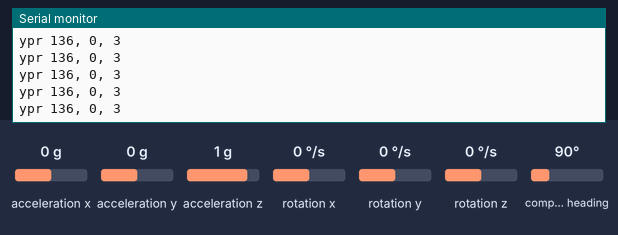
This sketch was run on a simulated Arduino Nano 33 BLE. Parts: the last lines printed to the serial monitor. The inputs (shaded band) are chosen by the test bench; at power-on: acceleration x 0 g, acceleration y 0 g, acceleration z 1 g, compass heading 90°, rotation x 0 °/s, rotation y 0 °/s, rotation z 0 °/s.

Above: at 1.2 s.
1.3 s: acceleration x set to -1.4 g
At 2.2 s:
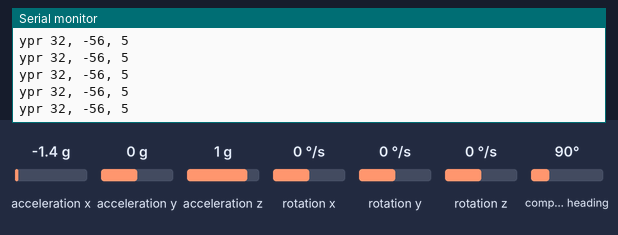
2.8 s: acceleration y set to 0.8 g
At 3.9 s:
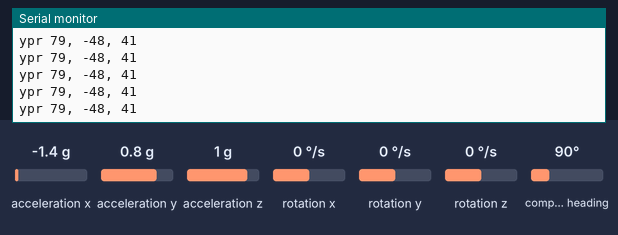
5.8 s: acceleration z set to -1.4 g
At 6.8 s:
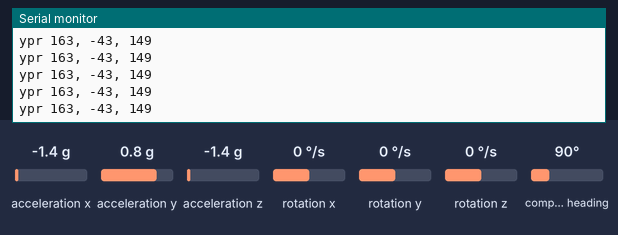
7.3 s: compass heading set to 7°
At 8.0 s:
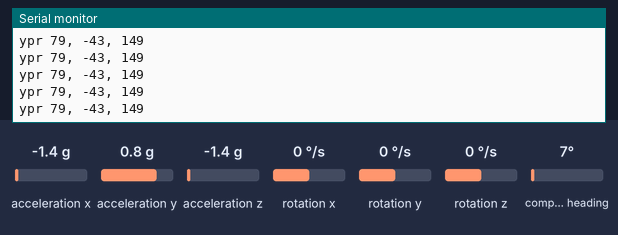
Timing chart, 0 to 9.6 s (numbered marks = the images above; inputs shaded):
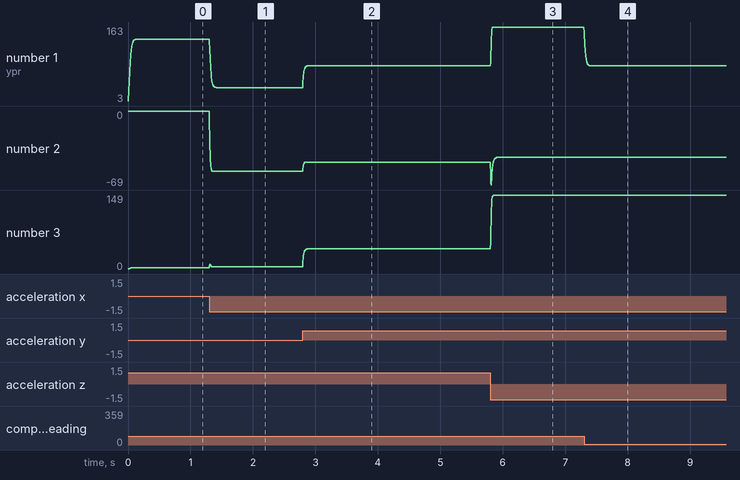

Measured:
- after the input at 1.3 s, the serial monitor: prints a new line at once (image 1)
- after the input at 2.8 s, the serial monitor: prints a new line at once (image 2)
- after the input at 5.8 s, the serial monitor: prints a new line at once (image 3)
- after the input at 7.3 s, the serial monitor: prints a new line at once (image 4)
- plotted number 1: 136 → 32 after the input at 1.3 s, 32 → 79 after the input at 2.8 s, 79 → 163 after the input at 5.8 s
- plotted number 2: 0 → -56 after the input at 1.3 s, -56 → -48 after the input at 2.8 s, -48 → -43 after the input at 5.8 s
- plotted number 3: 3 → 5 after the input at 1.3 s, 41 → 149 after the input at 5.8 s

The sketch:

ahrs.ino
```cpp
// New UW Mahony AHRS for the LSM9DS1  S.J. Remington 3/2021
// Requires the Arduino_LSM9DS1 library
// Standard sensor orientation X North (yaw=0), Y West, Z up
// NOTE: Sensor X axis is remapped to the opposite direction of the "X arrow" on the Adafruit sensor breakout!

// New Mahony filter error scheme uses Up (accel Z axis) and West (= Acc X Mag) as the orientation reference vectors
// heavily modified from http://www.x-io.co.uk/open-source-imu-and-ahrs-algorithms/
// Both the accelerometer and magnetometer MUST be properly calibrated for this program to work.
// Follow the procedure described in http://sailboatinstruments.blogspot.com/2011/08/improved-magnetometer-calibration.html
// or in more detail, the tutorial https://thecavepearlproject.org/2015/05/22/calibrating-any-compass-or-accelerometer-for-arduino/
//
// To collect data for calibration, use the companion program LSM9DS1_cal_data
//
/*
  Adafruit 3V or 5V board
  Hardware setup: This library supports communicating with the
  LSM9DS1 over either I2C or SPI. This example demonstrates how
  to use I2C. The pin-out is as follows:
  LSM9DS1 --------- Arduino
   SCL ---------- SCL (A5 on older 'Duinos')
   SDA ---------- SDA (A4 on older 'Duinos')
   VIN ------------- 5V
   GND ------------- GND

   CSG, CSXM, SDOG, and SDOXM should all be pulled high.
   pullups on the ADAFRUIT breakout board do this.
*/
// The SFE_LSM9DS1 library requires both Wire and SPI be
// included BEFORE including the 9DS1 library.

//////////////////////////
// LSM9DS1 Library Init //
//////////////////////////
// default settings gyro  245 d/s, accel = 2g, mag = 4G

// VERY IMPORTANT!
//These are the previously determined offsets and scale factors for accelerometer and magnetometer, using MPU9250_cal and Magneto
//The filter will produce meaningless results if these data are not correct

#include <Arduino_LSM9DS1.h>

float ax, ay, az;
float gx, gy, gz;
float mx, my, mz;

//Gyro scale 245 dps convert to radians/sec and offsets
float Gscale = (M_PI / 180.0) * 0.00875; //245 dps scale sensitivity = 8.75 mdps/LSB
float G_offset[3] = {0, 0, 0.05};

//Accel scale 1.0 to normalize
float A_B[3]
{ 0.0049 , -0.04 ,-0.002};

float A_Ainv[3][3]
{ {  1.04036, -0.01699,  0.01123},
  { -0.01699,  0.96608,  0.01616},
  {  0.01123,  0.01616,  0.97912}
};

//Mag scale 51.0 to normalize
float M_B[3]
{  15.97,   28.38,    2.82};

float M_Ainv[3][3]
{ {  1.38541,  0.02445,  0.01669},
  {  0.02445,  1.40471, -0.00056},
  {  0.01669, -0.00056,  1.46882}
};

// local magnetic declination in degrees
float declination = +4.44;

// These are the free parameters in the Mahony filter and fusion scheme,
// Kp for proportional feedback, Ki for integral
// Kp is not yet optimized. Ki is not used.
#define Kp 50.0
#define Ki 0.0

unsigned long now = 0, last = 0; //micros() timers for AHRS loop
float deltat = 0;  //loop time in seconds

#define PRINT_SPEED 300 // ms between angle prints
unsigned long lastPrint = 0; // Keep track of print time

// Vector to hold quaternion
static float q[4] = {1.0, 0.0, 0.0, 0.0};
static float yaw, pitch, roll; //Euler angle output


void setup()
{
  Serial.begin(115200);
  while (!Serial); //wait for connection
  Serial.println();
  Serial.println("LSM9DS1 AHRS starting");

  if (!IMU.begin()) // with no arguments, this uses default addresses (AG:0x6B, M:0x1E) and i2c port (Wire).
  {
    Serial.println(F("LSM9DS1 not detected"));
    while (1);
  }
}

void loop()
{
  static float Gxyz[3], Axyz[3], Mxyz[3]; //centered and scaled gyro/accel/mag data

  // Update the sensor values whenever new data is available
  if ( IMU.accelerationAvailable() && IMU.magneticFieldAvailable() && IMU.gyroscopeAvailable()) {
    IMU.readAcceleration(ax, ay, az);
    IMU.readMagneticField(mx, my, mz);
    IMU.readGyroscope(gx, gy, gz);
  }
    get_scaled_IMU(Gxyz, Axyz, Mxyz);

    // correct accel/gyro handedness
    // Note: the illustration in the LSM9DS1 data sheet implies that the magnetometer
    // X and Y axes are rotated with respect to the accel/gyro X and Y, but this is not case.

    Axyz[0] = -Axyz[0]; //fix accel/gyro handedness
    Gxyz[0] = -Gxyz[0]; //must be done after offsets & scales applied to raw data

    now = micros();
    deltat = (now - last) * 1.0e-6; //seconds since last update
    last = now;

    MahonyQuaternionUpdate(Axyz[0], Axyz[1], Axyz[2], Gxyz[0], Gxyz[1], Gxyz[2],
                           Mxyz[0], Mxyz[1], Mxyz[2], deltat);

      // Define Tait-Bryan angles, strictly valid only for approximately level movement
      // Standard sensor orientation : X magnetic North, Y West, Z Up (NWU)
      // this code corrects for magnetic declination.
      // Pitch is angle between sensor x-axis and Earth ground plane, toward the
      // Earth is positive, up toward the sky is negative. Roll is angle between
      // sensor y-axis and Earth ground plane, y-axis up is positive roll.
      // Tait-Bryan angles as well as Euler angles are
      // non-commutative; that is, the get the correct orientation the rotations
      // must be applied in the correct order.
      //
      // http://en.wikipedia.org/wiki/Conversion_between_quaternions_and_Euler_angles
      // which has additional links.

      // WARNING: This angular conversion is for DEMONSTRATION PURPOSES ONLY. It WILL
      // MALFUNCTION for certain combinations of angles! See https://en.wikipedia.org/wiki/Gimbal_lock
      roll  = atan2((q[0] * q[1] + q[2] * q[3]), 0.5 - (q[1] * q[1] + q[2] * q[2]));
      pitch = asin(2.0 * (q[0] * q[2] - q[1] * q[3]));
      yaw   = atan2((q[1] * q[2] + q[0] * q[3]), 0.5 - ( q[2] * q[2] + q[3] * q[3]));
      // to degrees
      yaw   *= 180.0 / PI;
      pitch *= 180.0 / PI;
      roll *= 180.0 / PI;

      // http://www.ngdc.noaa.gov/geomag-web/#declination
      //conventional nav, yaw increases CW from North, corrected for local magnetic declination

      yaw = -(yaw + declination);

      //if (yaw < 0) yaw += 360.0;
      //if (yaw >= 360.0) yaw -= 360.0;

      Serial.print("ypr ");
      Serial.print(yaw, 0);
      Serial.print(", ");
      Serial.print(pitch, 0);
      Serial.print(", ");
      Serial.print(roll, 0);
      Serial.println();

}

// vector math
float vector_dot(float a[3], float b[3])
{
  return a[0] * b[0] + a[1] * b[1] + a[2] * b[2];
}

void vector_normalize(float a[3])
{
  float mag = sqrt(vector_dot(a, a));
  a[0] /= mag;
  a[1] /= mag;
  a[2] /= mag;
}

// function to subtract offsets and apply scale/correction matrices to IMU data

void get_scaled_IMU(float Gxyz[3], float Axyz[3], float Mxyz[3]) {
  byte i;
  float temp[3];
  Gxyz[0] = Gscale * (gx - G_offset[0]);
  Gxyz[1] = Gscale * (gy - G_offset[1]);
  Gxyz[2] = Gscale * (gz - G_offset[2]);

  Axyz[0] = ax;
  Axyz[1] = ay;
  Axyz[2] = az;
  Mxyz[0] = mx;
  Mxyz[1] = my;
  Mxyz[2] = mz;

  //apply accel offsets (bias) and scale factors from Magneto

  for (i = 0; i < 3; i++) temp[i] = (Axyz[i] - A_B[i]);
  Axyz[0] = A_Ainv[0][0] * temp[0] + A_Ainv[0][1] * temp[1] + A_Ainv[0][2] * temp[2];
  Axyz[1] = A_Ainv[1][0] * temp[0] + A_Ainv[1][1] * temp[1] + A_Ainv[1][2] * temp[2];
  Axyz[2] = A_Ainv[2][0] * temp[0] + A_Ainv[2][1] * temp[1] + A_Ainv[2][2] * temp[2];
  vector_normalize(Axyz);

  //apply mag offsets (bias) and scale factors from Magneto

  for (int i = 0; i < 3; i++) temp[i] = (Mxyz[i] - M_B[i]);
  Mxyz[0] = M_Ainv[0][0] * temp[0] + M_Ainv[0][1] * temp[1] + M_Ainv[0][2] * temp[2];
  Mxyz[1] = M_Ainv[1][0] * temp[0] + M_Ainv[1][1] * temp[1] + M_Ainv[1][2] * temp[2];
  Mxyz[2] = M_Ainv[2][0] * temp[0] + M_Ainv[2][1] * temp[1] + M_Ainv[2][2] * temp[2];
  vector_normalize(Mxyz);
}

// Mahony orientation filter, assumed World Frame NWU (xNorth, yWest, zUp)
// Modified from Madgwick version to remove Z component of magnetometer:
// The two reference vectors are now Up (Z, Acc) and West (Acc cross Mag)
// sjr 3/2021
// input vectors ax, ay, az and mx, my, mz MUST be normalized!
// gx, gy, gz must be in units of radians/second
//
void MahonyQuaternionUpdate(float ax, float ay, float az, float gx, float gy, float gz, float mx, float my, float mz, float deltat)
{
  // Vector to hold integral error for Mahony method
  static float eInt[3] = {0.0, 0.0, 0.0};
    // short name local variable for readability
  float q1 = q[0], q2 = q[1], q3 = q[2], q4 = q[3];
  float norm;
  float hx, hy, hz;  //observed West horizon vector W = AxM
  float ux, uy, uz, wx, wy, wz; //calculated A (Up) and W in body frame
  float ex, ey, ez;
  float pa, pb, pc;

  // Auxiliary variables to avoid repeated arithmetic
  float q1q1 = q1 * q1;
  float q1q2 = q1 * q2;
  float q1q3 = q1 * q3;
  float q1q4 = q1 * q4;
  float q2q2 = q2 * q2;
  float q2q3 = q2 * q3;
  float q2q4 = q2 * q4;
  float q3q3 = q3 * q3;
  float q3q4 = q3 * q4;
  float q4q4 = q4 * q4;

  // Measured horizon vector = a x m (in body frame)
  hx = ay * mz - az * my;
  hy = az * mx - ax * mz;
  hz = ax * my - ay * mx;
  // Normalise horizon vector
  norm = sqrt(hx * hx + hy * hy + hz * hz);
  if (norm == 0.0f) return; // Handle div by zero

  norm = 1.0f / norm;
  hx *= norm;
  hy *= norm;
  hz *= norm;

  // Estimated direction of Up reference vector
  ux = 2.0f * (q2q4 - q1q3);
  uy = 2.0f * (q1q2 + q3q4);
  uz = q1q1 - q2q2 - q3q3 + q4q4;

  // estimated direction of horizon (West) reference vector
  wx = 2.0f * (q2q3 + q1q4);
  wy = q1q1 - q2q2 + q3q3 - q4q4;
  wz = 2.0f * (q3q4 - q1q2);

  // Error is the summed cross products of estimated and measured directions of the reference vectors
  // It is assumed small, so sin(theta) ~ theta IS the angle required to correct the orientation error.

  ex = (ay * uz - az * uy) + (hy * wz - hz * wy);
  ey = (az * ux - ax * uz) + (hz * wx - hx * wz);
  ez = (ax * uy - ay * ux) + (hx * wy - hy * wx);

  if (Ki > 0.0f)
  {
    eInt[0] += ex;      // accumulate integral error
    eInt[1] += ey;
    eInt[2] += ez;
    // Apply I feedback
    gx += Ki * eInt[0];
    gy += Ki * eInt[1];
    gz += Ki * eInt[2];
  }


  // Apply P feedback
  gx = gx + Kp * ex;
  gy = gy + Kp * ey;
  gz = gz + Kp * ez;

 //update quaternion with integrated contribution
 // small correction 1/11/2022, see https://github.com/kriswiner/MPU9250/issues/447
gx = gx * (0.5*deltat); // pre-multiply common factors
gy = gy * (0.5*deltat);
gz = gz * (0.5*deltat);
float qa = q1;
float qb = q2;
float qc = q3;
q1 += (-qb * gx - qc * gy - q4 * gz);
q2 += (qa * gx + qc * gz - q4 * gy);
q3 += (qa * gy - qb * gz + q4 * gx);
q4 += (qa * gz + qb * gy - qc * gx);

  // Normalise quaternion
  norm = sqrt(q1 * q1 + q2 * q2 + q3 * q3 + q4 * q4);
  norm = 1.0f / norm;
  q[0] = q1 * norm;
  q[1] = q2 * norm;
  q[2] = q3 * norm;
  q[3] = q4 * norm;
}
```
